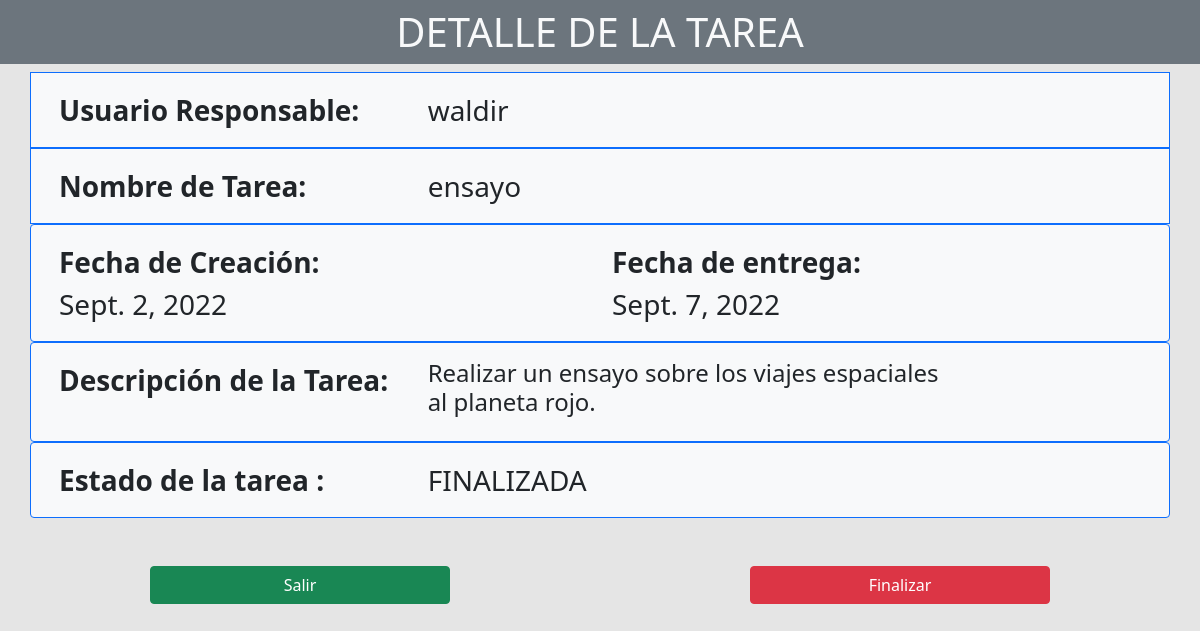
/detalle/2, run on an earlier commit of the app's database.
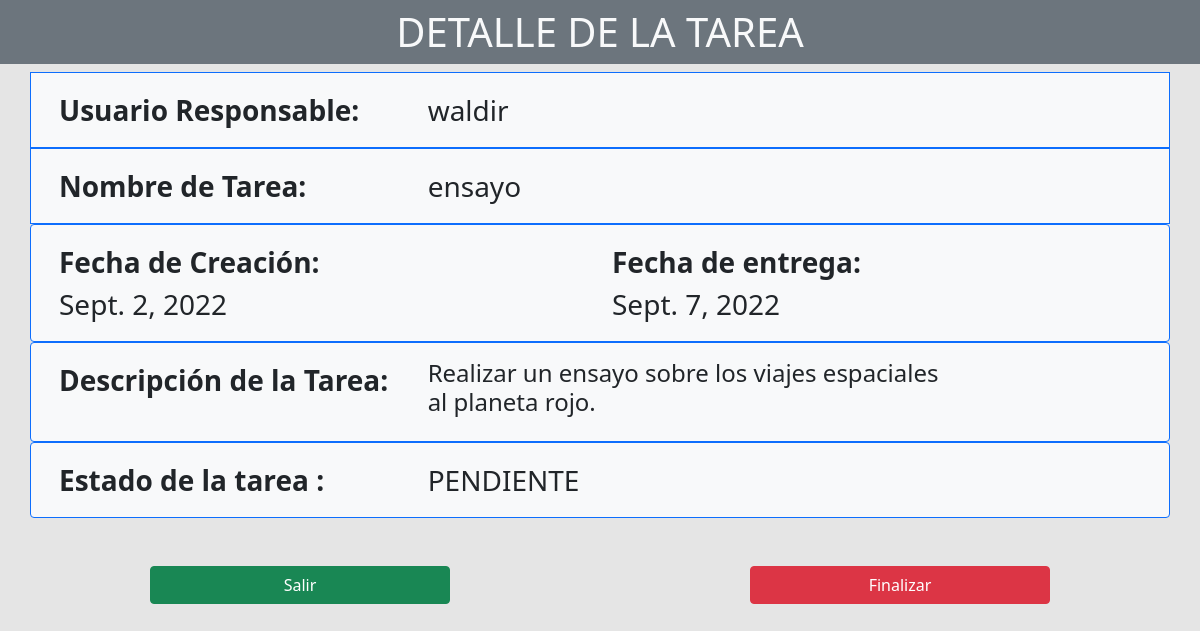
And on a later commit of the database.
### gestion_tareas/models.py (models this page shows)
class tarea(models.Model):
    nombre_tarea = models.CharField(max_length=50,default='')
    descripcion = models.CharField(max_length=500, default='')
    fecha_de_creacion = models.DateField(default=datetime.date.today)
    fecha_entrega = models.DateField(default=datetime.date.today)
    usuario_responsable = models.CharField(max_length=128 , default='')
    estado_dela_tarea  =models.CharField(max_length=32 , default='PROGRESO')

### gestion_tareas/views.py (the view)
# urls.py: path('detalle/<int:tareas_id>', views.detalle, name='vista_detallada'),
def detalle(request,tareas_id):
    tareas_info = tarea.objects.get(id = tareas_id)
    if request.method == 'POST':
        tareas_info.estado_dela_tarea = 'FINALIZADA'
        tareas_info.save()
        return HttpResponseRedirect(reverse('gestion_tareas:dashboard'))
    return render(request, 'gestion_tareas/vista_detallada.html',{'tarea_detalle': tareas_info})

### gestion_tareas/templates/gestion_tareas/vista_detallada.html (shortened to what this page needs)
<!DOCTYPE html>
<html lang="en">
<head>
    <link href="https://cdn.jsdelivr.net/npm/bootstrap@5.0.2/dist/css/bootstrap.min.css" rel="stylesheet">
</head>
<body style="background-color: rgba(0,0,0, 0.1); height: 100vh;" >
    <h1 class="py-2 bg-secondary text-center text-light">DETALLE DE LA TAREA</h1>
    <div class="container fs-3"  >
        <form action="{% url 'gestion_tareas:vista_detallada' tarea_detalle.id %}" method="post">
            <div class="row p-3 border border-primary bg-light">
                <div class="col-md-4 ml-auto fw-bold">
                    Usuario Responsable:
                </div>
                <div class="col-md-6">
                    {{ tarea_detalle.usuario_responsable }}
                </div>
            </div>
            <div class="row p-3 border border-primary bg-light">
                <div class="col-md-4 ml-auto fw-bold">
                    Nombre de Tarea:
                </div>
                <div class="col-md-6">
                    {{ tarea_detalle.nombre_tarea }}
                </div>
            </div>
            <div class="row p-3 border border-primary rounded bg-light">
                <div class="col-md-6 ">
                    <div class="col-md-6 fw-bold">Fecha de Creación:</div>
                    <div class="col-md-6">{{ tarea_detalle.fecha_de_creacion }}</div>
                </div>
                <div class="col-md-6 ">
                    <div class="col-md-6 fw-bold ">Fecha de entrega: </div>
                    <div class="col-md-6 ">{{ tarea_detalle.fecha_entrega }}</div>
                </div>
            </div>
           <div class="row p-3 border border-primary rounded bg-light">
            <div class="col-md-4 fw-bold">Descripción de la Tarea:</div>
            <div class="col-md-6">
                <h4>{{ tarea_detalle.descripcion }}</h4></div>
           </div>
            <div class="row p-3 border border-primary rounded bg-light">
                <div class="col-md-4 fw-bold">Estado de la tarea : </div>
                <div  class="col-md-6">{{ tarea_detalle.estado_dela_tarea }}</div>
            </div>
        </div >
            <div class="col d-flex justify-content-around mt-5  pb-4">
                <a class="col-3 btn btn-success float-start" href="/dashboard">Salir</a>
                <button type="submit" class="col-3 btn btn-danger float-start">Finalizar</button>
            </div>
</body>
</html>

What changed in the data, as far as the page shows it:
changed tarea "waldir": estado_dela_tarea "FINALIZADA" → "PENDIENTE"
